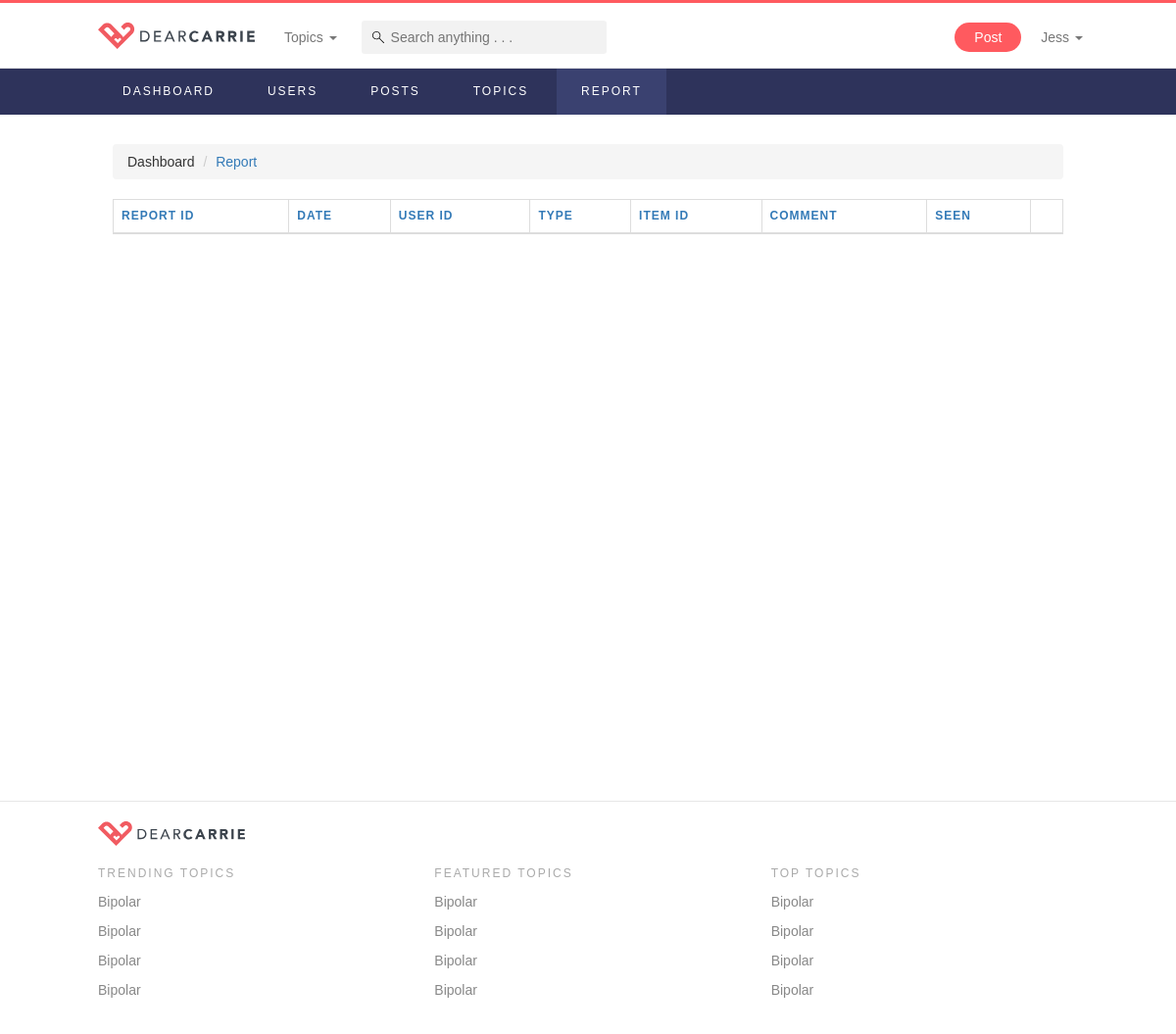
/reportList.php (signed in), run on an earlier commit of the app's database.
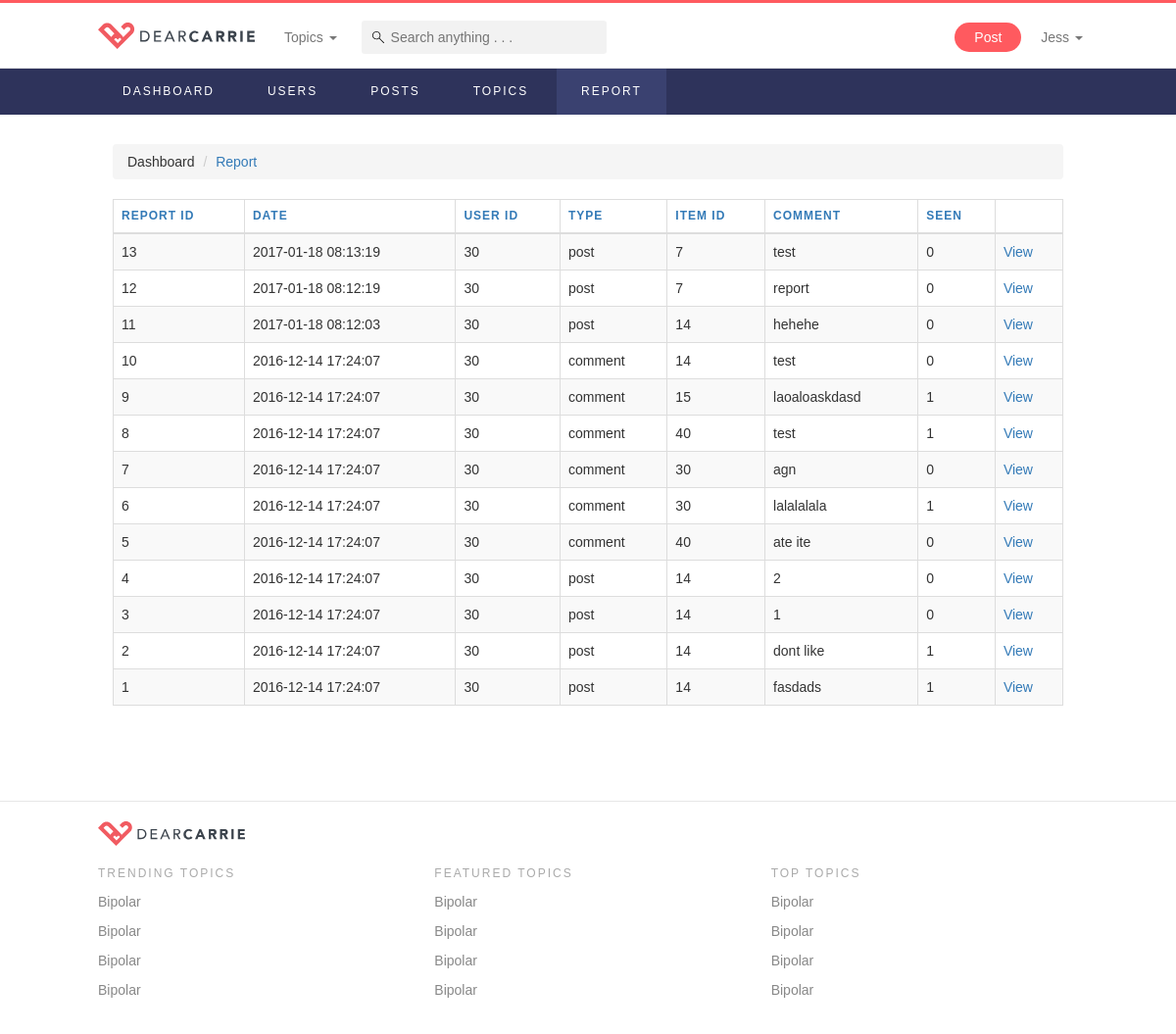
And on a later commit of the database.
### tables this page shows
CREATE TABLE `reports` (
  `id` int(11) NOT NULL,
  `userid` int(11) NOT NULL,
  `itemid` int(11) NOT NULL,
  `comment` varchar(255) NOT NULL,
  `seen` varchar(255) NOT NULL DEFAULT '0',
  `type` varchar(10) NOT NULL,
  `date` timestamp NOT NULL DEFAULT CURRENT_TIMESTAMP
);

### controllers/commonFunctions.php (called while the page is built, shortened)
<?php
function checkLogin() {
	if(isset($_SESSION["role"])) {
		return false;
	}
	else {
		return true;
	}
}
function checkRole($userRole, $role) {
	if($userRole != $role) {
		return false;
	}
	else {
		return true;
	}
}
function connectToDataBase() {
	$theLineToDatabase =  mysqli_connect("localhost","root","root","dearcarrie");
	if(!$theLineToDatabase) {
		header("location: error.php?msg=Database connection first error");
		exit();
	}
	else {
	  return $theLineToDatabase;
	}
}
function displayFeaturedTopics() {
	$conn = connectToDataBase();
	$sql = "SELECT * FROM topics WHERE type = 'featured' ORDER BY order_num";
	$result = $conn->query($sql);
	$resArr = array();
	if ($result->num_rows > 0) {
		 while($row = $result->fetch_assoc()) {
			 $resArr[] = $row;
		 }
	}
	return $resArr;
}
function getUnseenNotificationCount($userid) {
	$currUser = $_SESSION["userid"];
	$conn = connectToDataBase();
	$sql = "SELECT p.userid as to_user, n.item, n.from_user, n.type, n.seen
					FROM notifications n
					INNER JOIN posts p ON n.item = p.id
					WHERE n.type = 'post_follow' AND p.userid='$userid' AND n.seen=0  AND p.userid != '$currUser'
					UNION
					SELECT u.id as to_user, n.item, n.from_user, n.type, n.seen
					FROM notifications n
					INNER JOIN users u ON n.item = u.id
					WHERE n.type = 'user_follow' AND u.id='$userid' AND n.seen=0
					UNION
					SELECT p.userid as to_user, n.item, n.from_user, n.type, n.seen
					FROM notifications n
					INNER JOIN posts p ON n.item = p.id
					WHERE n.type = 'post_like' AND p.userid='$userid' AND n.seen=0 AND p.userid != '$currUser'
					UNION
					SELECT p.userid as to_user, n.item, n.from_user, n.type, n.seen
					FROM notifications n
					INNER JOIN comments c ON n.item = c.id
					INNER JOIN posts p ON p.id = c.postid
					WHERE n.type = 'new_comment' AND p.userid='$userid' AND n.seen=0 AND p.userid != '$currUser'
					UNION
					SELECT c.userid as to_user, n.item, n.from_user, n.type, n.seen
					FROM notifications n
					INNER JOIN comments c ON n.item = c.id
					WHERE n.type = 'comment_like' AND c.userid='$userid' AND n.seen=0 AND n.from_user != '$currUser'
				";
	$result = $conn->query($sql);
	$resArr = array();
	return $resArr;
}
function displayAllReports() {
	$conn = connectToDataBase();
	$sql = "SELECT * FROM reports ORDER BY id DESC, seen DESC";
	$result = $conn->query($sql);
	$resArr = array();
	if ($result->num_rows > 0) {
		 while($row = $result->fetch_assoc()) {
			 $resArr[] = $row;
		 }
	} else {
	}
	return $resArr;
}
?>

### reportList.php (the view, shortened to what this page needs)
<!DOCTYPE html>
<?php
  include('controllers/templates.php');
  $reports = displayAllReports();
?>
<html lang="en">
  <link rel="stylesheet" type="text/css" href="https://cdn.datatables.net/v/bs/dt-1.10.12/datatables.min.css"/>
  <body>
    <?= navbar(); ?>
    <?= adminNav(); ?>
    <div class="page-container-admin">
        <ol class="breadcrumb">
            <li><a href="dashboard">Dashboard</a></li>
            <li class="active"><a href="#">Report</a></li>
        </ol>
        <table id="report-list" class="table table-hover table-bordered table-striped">
            <thead>
                <tr>
                    <th>Report ID</th>
                    <th>Date</th>
                    <th>User ID</th>
                    <th>Type</th>
                    <th>Item ID</th>
                    <th>Comment</th>
                    <th>Seen</th>
                    <th></th>
                </tr>
            </thead>
            <tbody>
                <?php foreach($reports as $report) { ?>
                <tr>
                    <td><?=$report["id"];?></td>
                    <td><?=$report["date"];?></td>
                    <td><?=$report["userid"];?></td>
                    <td><?=$report["type"];?></td>
                    <td><?=$report["itemid"];?></td>
                    <td><?=$report["comment"];?></td>
                    <td><?=$report["seen"];?></td>
                    <td><a href="reportDetails?reportID=<?=$report["id"];?>" class="admin-sec-color">View</a></td>
                </tr>
                <?php } ?>
            </tbody>
        </table>
    </div>
  </body>
</html>

What changed in the data, as far as the page shows it:
added reports: id "13", date "2017-01-18 08:13:19", userid "30", type "post", itemid "7", comment "test", seen "0"
added reports: id "12", date "2017-01-18 08:12:19", userid "30", type "post", itemid "7", comment "report", seen "0"
added reports: id "11", date "2017-01-18 08:12:03", userid "30", type "post", itemid "14", comment "hehehe", seen "0"
added reports: id "10", date "2016-12-14 17:24:07", userid "30", type "comment", itemid "14", comment "test", seen "0"
added reports: id "9", date "2016-12-14 17:24:07", userid "30", type "comment", itemid "15", comment "laoaloaskdasd", seen "1"
added reports: id "8", date "2016-12-14 17:24:07", userid "30", type "comment", itemid "40", comment "test", seen "1"
added reports: id "7", date "2016-12-14 17:24:07", userid "30", type "comment", itemid "30", comment "agn", seen "0"
added reports: id "6", date "2016-12-14 17:24:07", userid "30", type "comment", itemid "30", comment "lalalalala", seen "1"
added reports: id "5", date "2016-12-14 17:24:07", userid "30", type "comment", itemid "40", comment "ate ite", seen "0"
added reports: id "4", date "2016-12-14 17:24:07", userid "30", type "post", itemid "14", comment "2", seen "0"
added reports: id "3", date "2016-12-14 17:24:07", userid "30", type "post", itemid "14", comment "1", seen "0"
added reports: id "2", date "2016-12-14 17:24:07", userid "30", type "post", itemid "14", comment "dont like", seen "1"
added reports: id "1", date "2016-12-14 17:24:07", userid "30", type "post", itemid "14", comment "fasdads", seen "1"
